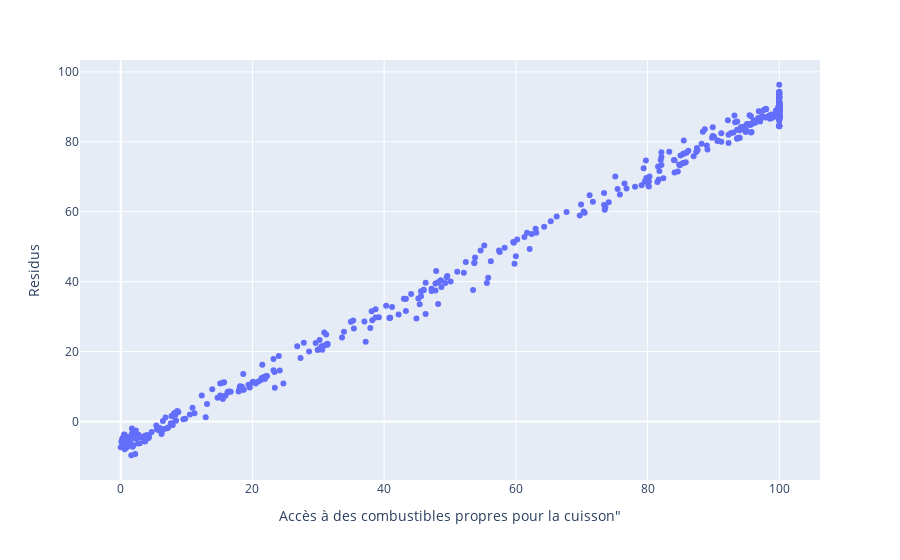

Notebook code for this chart:
### Code cell
fig=px.scatter(x=X_test["Accès à des combustibles propres pour la cuisson"],y=X_test["Accès à des combustibles propres pour la cuisson"]-log_y_test,labels={'x': 'Accès à des combustibles propres pour la cuisson"' , 'y': 'Residus'})
fig.show()

### Figure 1 — Plotly figure (JSON) as saved in the notebook; plotly's stock layout.template omitted (floating-point values rounded to 4 significant figures; data arrays with more than 128 entries replaced by an {"elided": "..."} marker saying what was removed)
{"data": [{"hovertemplate": "Accès à des combustibles propres pour la cuisson\"=%{x}<br>Residus=%{y}<extra></extra>", "legendgroup": "", "marker": {"color": "#636efa", "symbol": "circle"}, "mode": "markers", "name": "", "orientation": "v", "showlegend": false, "type": "scatter", "x": {"elided": "554 float values"}, "xaxis": "x", "y": {"elided": "554 float values"}, "yaxis": "y"}], "layout": {"legend": {"tracegroupgap": 0}, "margin": {"t": 60}, "xaxis": {"anchor": "y", "domain": [0, 1], "title": {"text": "Accès à des combustibles propres pour la cuisson\""}}, "yaxis": {"anchor": "x", "domain": [0, 1], "title": {"text": "Residus"}}}}
